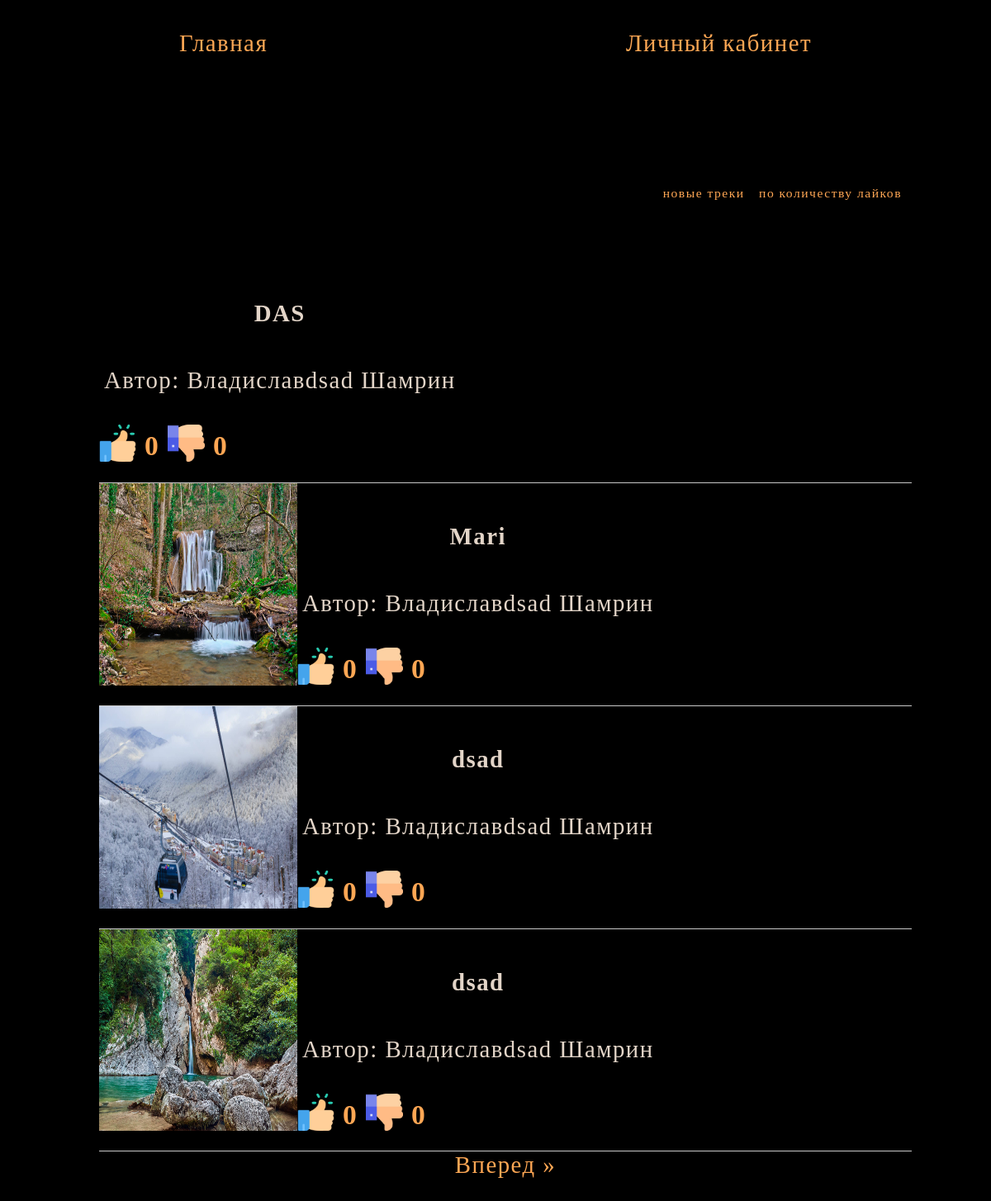
The page / on the database its author committed.
### service/models.py (models this page shows, shortened)
class Song(models.Model):
    profile = models.ForeignKey(Profile, blank=True, on_delete=models.CASCADE)
    name = models.CharField(max_length=200, verbose_name='Название трека')
    slug = models.SlugField()
    link = models.URLField(verbose_name='Ссылка на трек')
    inventory = models.ManyToManyField(MusicalInventory,verbose_name='Инвентарь')
    image = models.ImageField(upload_to=f'image/', blank=True, verbose_name='Изображение')
    body = models.TextField(blank=True, null=True, verbose_name='Описание')
    date_created = models.DateTimeField(auto_now_add=True, null=True, blank=True)
    iframe_sound = models.TextField()
    like = models.SmallIntegerField(default=0)
    dislike = models.SmallIntegerField(default=0)
    class Meta:
        ordering = ('-date_created',)

class Profile(models.Model):
    telegram = models.CharField(max_length=150)
    first_name = models.CharField(max_length=150, null=True)
    last_name = models.CharField(max_length=150, null=True)
    instagram = models.CharField(max_length=150, null=True, blank=True)

### pages/views.py (the view)
# urls.py: path('', views.SongListView.as_view(), name='song_list'),
class SongListView(ListView):
    model = Song
    paginate_by = 4
    context_object_name = 'songs'
    template_name = 'pages/song_list.html'
    def get_queryset(self):
        songs = Song.objects.all()
        if 'get_param' in self.kwargs:
            param = self.kwargs['get_param']
            if param == 'like':
                songs = Song.objects.order_by('-like')
        return songs

### templates/pages/song_list.html (shortened to what this page needs)
{% extends 'base.html' %}
{% load thumbnail %}
{% load static %}
{% block content %}
<section xmlns="http://www.w3.org/1999/html">
        <div class="container container-song-list">
            <div class="filter-song">
                <a class="link-filter-song" href="{% url 'song_list' 'new' %}">новые треки</a>
                <a class="link-filter-song" href="{% url 'song_list' 'like' %}">по количеству лайков</a>
            </div>
             <ul class="song-item">
                    {% for song in songs %}
                    <li class="song-link song-link-main" onclick="document.location = '{% url 'song_detail' song.slug %}'">
                        {% thumbnail song.image "450x450" crop="center" as im %}
                            <img class='song-img' src="{{ im.url }}" width="{{ im.width }}" height="{{ im.height }}">
                        {% endthumbnail %}
                        <div class="song-data-list">
                            <h5 class="song-name-list">{{ song.name }}</h5>
                            <p>
                                <a class="song-author-list" href="{% url 'author_detail' song.profile.pk %}">
                                    Автор: {{ song.profile.first_name }} {{ song.profile.last_name }}
                                </a>
                            </p>
                            <div class="song-like-dislike">
                                <a id="like" href="{% url 'like' 'like' song.pk %}">
                                    <img src="{% static 'img/like.png' %}">
                                    <strong>{{ song.like }}</strong>
                                </a>
                                <a href="{% url 'like' 'dislike' song.pk %}">
                                 <img src="{% static 'img/dislike.png' %}">
                                    <strong>{{ song.dislike }}</strong>
                                </a>
                            </div>
                        </div>
                    </li>
                    {% endfor %}
                </ul>
             <div class="page">
            {% if page_obj.has_next %}
                <a class='page-link' href="?page={{ page_obj.next_page_number }}">Вперед &raquo;</a>
            {% endif %}
        </div>
    </section>
{% endblock %}

### static/css/style.css (style rules this page uses)
* { box-sizing: border-box; }
html { font-family: Geneva, Arial, Helvetica, sans-serif; background:black; font-size: calc(.8rem + .8vw + .8vh); color:rgb(227, 213, 200); font-family:'Source'; letter-spacing:1.5px; }
a { text-decoration: none; color:rgb(255, 167, 84); }
ul { margin: 0; padding: 0; list-style: none; }
h1,h2, h3,h4,h5,h6 { color:rgb(255, 167, 84); }
.container { margin:13vw 8vw 8vw 10vw; }
.filter-song { text-align:right; font-size:1.3vw; }
.song-data-list h5, p { margin-left:.5vw; }
.song-like-dislike { font-size:2.8vw; }
.song-like-dislike img { width:45px; height:auto; transform: translateY(8px); }
.page { text-align:center; }
.song-img { width:20vw; height:auto; }
.song-name-list { font-size:2.4vw; text-align:center; color:rgb(227, 213, 200); }
.song-author-list { color:rgb(227, 213, 200); }
.link-filter-song { margin-right:1vw; }
.song-item { margin-top:6vw; }
.song-link { display:flex; padding-bottom:2vw; border-bottom:1px rgb(201, 201, 201) solid; }
.song-link-main { cursor:pointer; }

### rows shown on the page
Song: name "DAS", profile.first_name "Владиславdsad", profile.last_name "Шамрин", like "0", dislike "0"
Song: shows a picture, name "Mari", profile.first_name "Владиславdsad", profile.last_name "Шамрин", like "0", dislike "0"
Song: shows a picture, name "dsad", profile.first_name "Владиславdsad", profile.last_name "Шамрин", like "0", dislike "0"
Song: shows a picture, name "dsad", profile.first_name "Владиславdsad", profile.last_name "Шамрин", like "0", dislike "0"
